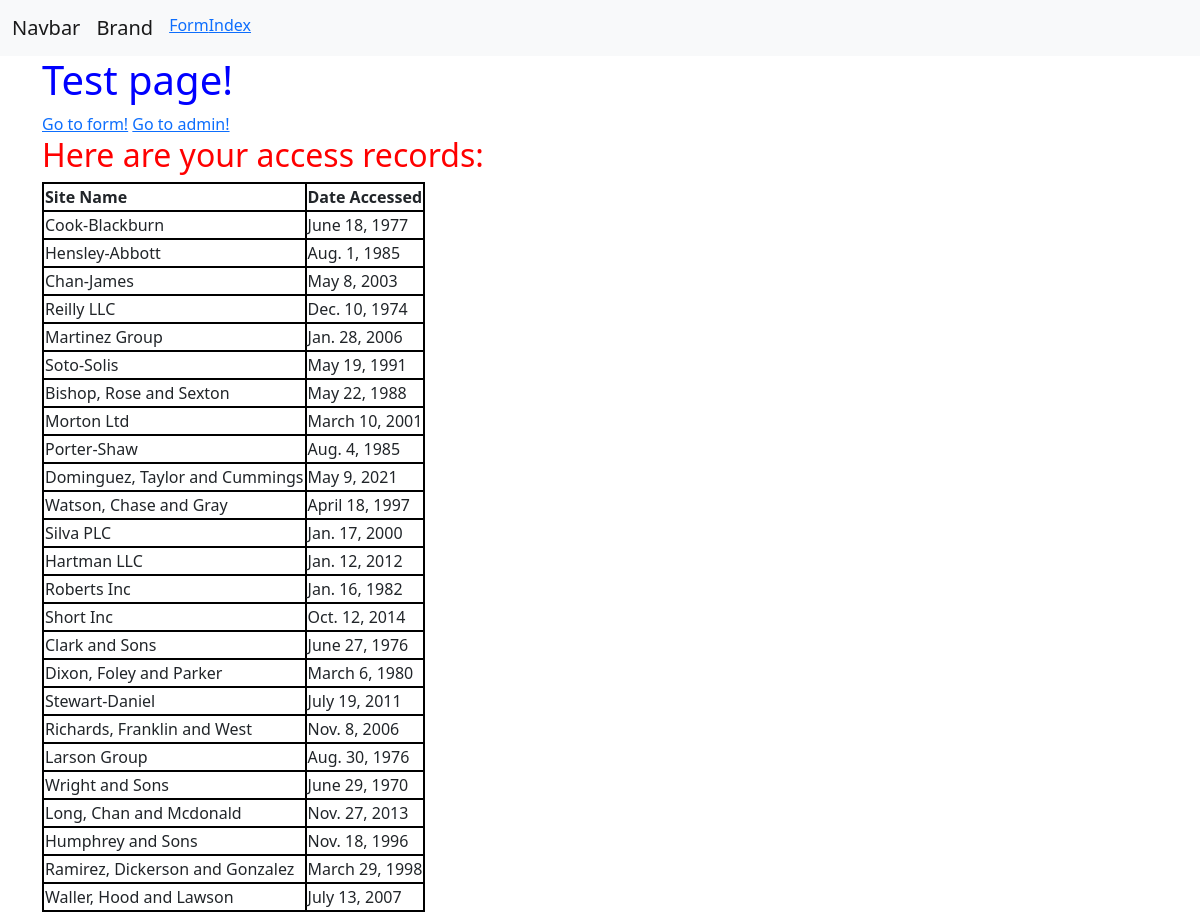
The page / on the database its author committed.
### app_1/models.py (models this page shows, shortened)
class AccessRecord(models.Model):
    name = models.ForeignKey(Webpage, on_delete=models.CASCADE)
    date = models.DateField()

class Webpage(models.Model):
    topic = models.ForeignKey(Topic, on_delete=models.CASCADE)
    name = models.CharField(max_length = 264, unique = True)
    url = models.URLField(unique=True)
    def __str__(self):
        return self.name

### app_1/views.py (the view)
# urls.py: path('',views.index, name = 'index'),
def index(request):
    webpage_list = AccessRecord.objects.all()
    date_dict = {'access_records': webpage_list}
    return render(request, 'app_1/index.html', context = date_dict)

### templates/app_1/index.html (shortened to what this page needs)
<!DOCTYPE html>
{% load static %}
<html lang="en">
<head>
        <link href="https://cdn.jsdelivr.net/npm/bootstrap@5.2.0/dist/css/bootstrap.min.css" rel="stylesheet">
    <link rel="stylesheet" href="{% static "css/style.css" %}"/>
</head>
<body>
<nav class="navbar navbar-expand-lg bg-light">
  <div class="container-fluid">
          <a class="navbar-brand" href="#">Navbar</a>
      <ul class = "navbar-nav me-auto mb-2 mb-lg-0">
            <li><a class="navbar-brand" >Brand</a></li>
            <li><a class="navbar-item" href="{% url 'app_1_tag:webpageinput' %}">Form</a></li>
            <li><a class="navbar-item" href="{% url 'index' %}">Index</a></li>
        </ul>
    </div>
</nav>
<div class="container">
    {% block body_block %}
    <h1>Test page!</h1>
<a href="{% url 'app_1_tag:webpageinput' %}">Go to form!</a>
<a href="{% url 'admin:index' %}">Go to admin!</a>
<h2>Here are your access records:</h2>
<div class="djangotwo">
    {% if access_records %}
    <table>
        <thead>
        <th>Site Name</th>
        <th>Date Accessed</th>
        </thead>
    {% for acc in access_records %}
    <tr>
        <td>{{ acc.name }}</td>
        <td>{{ acc.date }}</td>
    </tr>
    {% endfor %}
    </table>
    {% else %}
    <p>NO ACCESS RECORDS FOUND!</p>
    {% endif %}
</div>
    {% endblock %}
</div>
</body>
</html>

### static/css/style.css (style rules this page uses)
h1 { color: blue; }
table, th, td { border : 2px solid black }
h2 { color : red }

### rows shown on the page
AccessRecord: name "Cook-Blackburn", date "June 18, 1977"
AccessRecord: name "Hensley-Abbott", date "Aug. 1, 1985"
AccessRecord: name "Chan-James", date "May 8, 2003"
AccessRecord: name "Reilly LLC", date "Dec. 10, 1974"
AccessRecord: name "Martinez Group", date "Jan. 28, 2006"
AccessRecord: name "Soto-Solis", date "May 19, 1991"
AccessRecord: name "Bishop, Rose and Sexton", date "May 22, 1988"
AccessRecord: name "Morton Ltd", date "March 10, 2001"
AccessRecord: name "Porter-Shaw", date "Aug. 4, 1985"
AccessRecord: name "Dominguez, Taylor and Cummings", date "May 9, 2021"
AccessRecord: name "Watson, Chase and Gray", date "April 18, 1997"
AccessRecord: name "Silva PLC", date "Jan. 17, 2000"
AccessRecord: name "Hartman LLC", date "Jan. 12, 2012"
AccessRecord: name "Roberts Inc", date "Jan. 16, 1982"
AccessRecord: name "Short Inc", date "Oct. 12, 2014"
AccessRecord: name "Clark and Sons", date "June 27, 1976"
AccessRecord: name "Dixon, Foley and Parker", date "March 6, 1980"
AccessRecord: name "Stewart-Daniel", date "July 19, 2011"
AccessRecord: name "Richards, Franklin and West", date "Nov. 8, 2006"
AccessRecord: name "Larson Group", date "Aug. 30, 1976"
AccessRecord: name "Wright and Sons", date "June 29, 1970"
AccessRecord: name "Long, Chan and Mcdonald", date "Nov. 27, 2013"
AccessRecord: name "Humphrey and Sons", date "Nov. 18, 1996"
AccessRecord: name "Ramirez, Dickerson and Gonzalez", date "March 29, 1998"
AccessRecord: name "Waller, Hood and Lawson", date "July 13, 2007"
